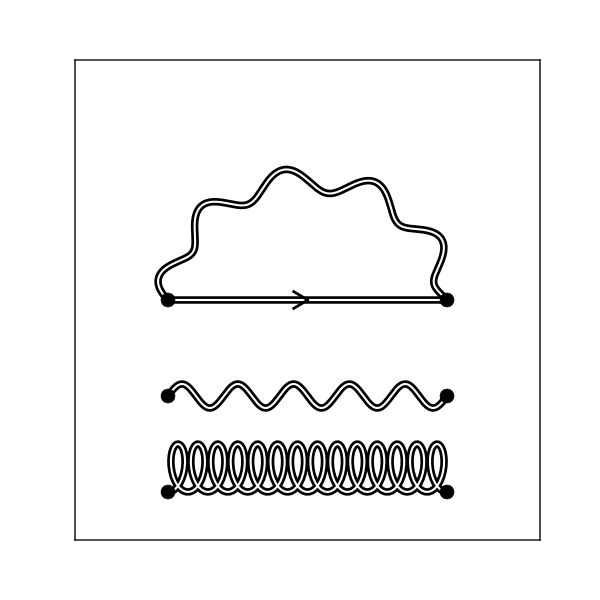

The script that drew this image:
"""
Create two lines. One straight and one elliptic.
"""

import unittest
import os
import time
import matplotlib.pyplot as plt
from ..core import Diagram

from . import TestDiagram

basename = os.path.splitext(os.path.basename(__file__))[0]

class TestLines(TestDiagram):

    def test_double(self):

        fig = plt.figure(figsize=(6,6))
        ax = fig.add_subplot(111)
        
        ax.set_xlim(0,1)
        ax.set_ylim(0,1)
        ax.set_xticks([])
        ax.set_yticks([])
        
        dia = Diagram(ax)

        v1 = dia.verticle(xy=(.2,.5))
        v2 = dia.verticle(xy=(0.8,.5))
        l1 = dia.line(v1, v2, pathtype='linear', linestyle='double',
                      arrow=True, arrowparam={'linewidth':2, 'size':.035})

        v3 = dia.verticle(xy=(.2,.3))
        v4 = dia.verticle(xy=(0.8,.3))
        l2 = dia.line(v3, v4,
                    pathtype='linear', linestyle='double', linetype='wiggly',)

        v5 = dia.verticle(xy=(.2,.1))
        v6 = dia.verticle(xy=(0.8,.1))
        l3 = dia.line(v5, v6,
                    pathtype='linear', linestyle='double', linetype='loopy',)

        l4 = dia.line(v1, v2,
                    pathtype='elliptic', linestyle='double', linetype='wiggly',)

        
        dia.plot()

        self.show_pdf(basename)
